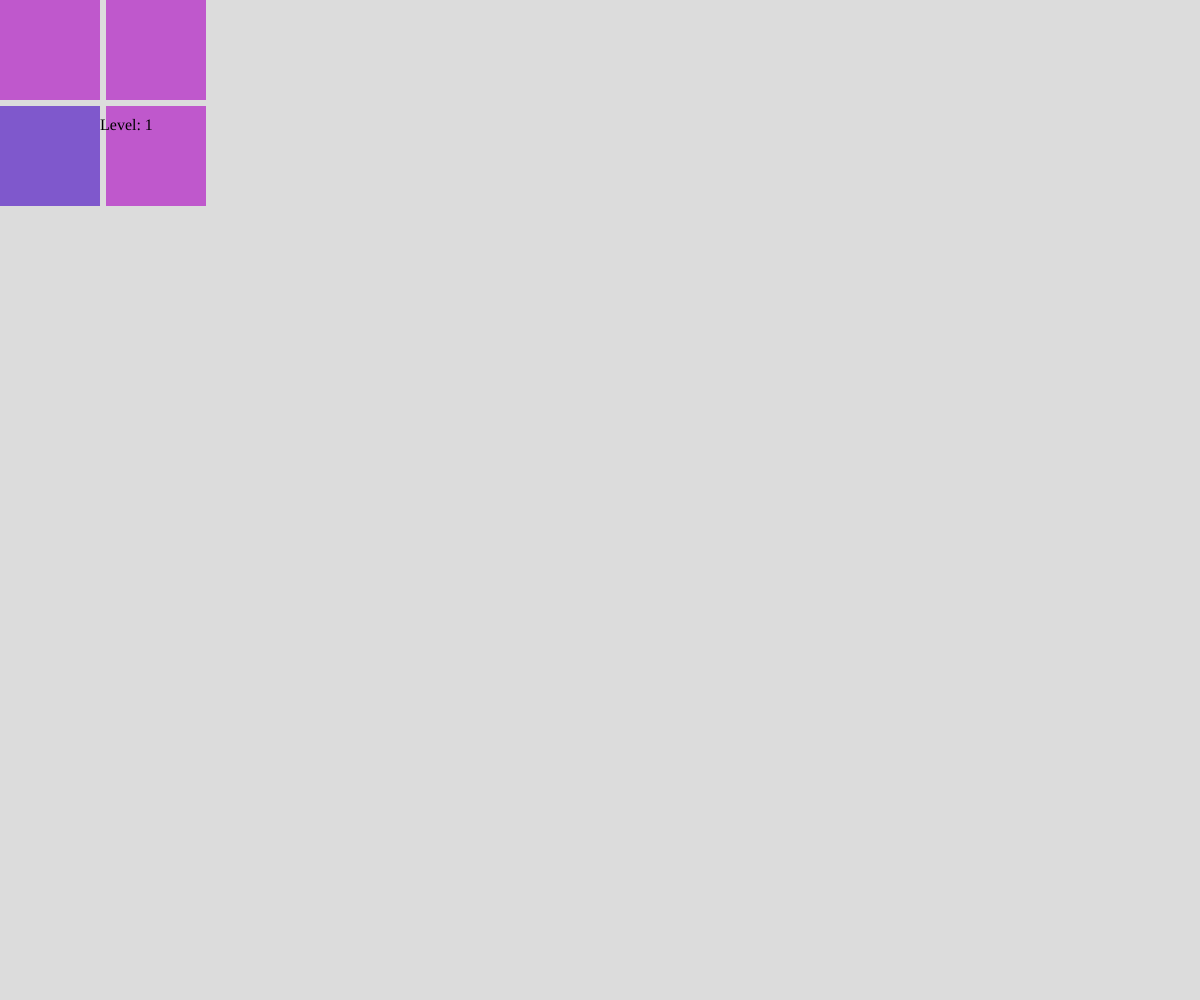
Frame 1 (no input)
Frame 60 (no input): identical to frame 1, image omitted
Frame 120 (the mouse pressed at the canvas centre since frame 60): identical to frame 1, image omitted

The p5.js sketch that drew this single still picture (run headless with seeded random() and noise() and a simulated clock; from frame 60 on, the mouse is pressed at the canvas centre):

// p5.js sketch
// ── sketch.js
// Project Title
// Emma Le
// Date
//
// Extra for Experts:
// used JSON.stringify

const GRID_SIZE = 10;
let grid_level = 2;
let grid;
let cellSize;
let gameOver = false;
const GAP = 6;

let currentColor0 = [];
let currentColor1 = [];
let currentDeltaColor = 64;

let endGame = false;

// [grid_level][currentDeltaColor]
const gameLevels = [
  [2, 64], 
  [2, 62],  
  [3, 54], 
  [3, 51],  
  [4, 48],   
  [4, 45],  
  [5, 40],  
  [5, 37],  
  [6, 32],  
  [6, 29],  
  [7, 20],  
  [7, 15],  
  [8, 10],  
  [8, 5],   
];
               

let currentLevel = 1;




function setup() {
  para1 = createElement('p', "");
  para2 = createElement('p', "");
  para2.position(width,height);
  createCanvas(windowWidth, windowHeight);
  if (height > width){
    cellSize = width/GRID_SIZE;
  }
  else{
    cellSize = height/GRID_SIZE;
  }
  grid = generateGrid(grid_level, grid_level);
  console.log(grid);
  randomColor();
}

function draw() {
  background(220);
  if (gameOver) {
    if (endGame) {
      para1.html("Good job!");
    } 
    else {
      para1.html("Game Over!");
      displayGrid(currentColor0, currentColor1, true);
    }
  } 
  else {
    displayGrid(currentColor0, currentColor1, false);
    para2.html("Level: " + currentLevel)
  }

}

//changing cursor
function mouseMoved(){ 
  let mousePosition = get(mouseX, mouseY);
  //check if the mouse is within the grids
  if (JSON.stringify(mousePosition) === JSON.stringify(currentColor0.levels) || JSON.stringify(mousePosition) === JSON.stringify(currentColor1.levels)){
     cursor(HAND);
     
  }
  else{
     cursor("not-allowed");
     
  }
}

function mousePressed() {
  let y = Math.floor(mouseY/cellSize);
  let x = Math.floor(mouseX/cellSize);

  toggleCell();//current cell
}


function toggleCell() {
  let mouseToClick = get(mouseX, mouseY);
  if (JSON.stringify(mouseToClick) === JSON.stringify(currentColor1.levels)) { //if the mouse is clicked on grid that is element 1
      nextLevel();
  }
  else if (JSON.stringify(mouseToClick) === JSON.stringify(currentColor0.levels)) {//if the mouse is clicked on grid that is element 0
      gameOver = true;
    }
}
console.log(currentColor1.levels)


function nextLevel(){
  currentLevel += 1;
  if (currentLevel < gameLevels.length){
    grid_level = gameLevels[currentLevel - 1][0];
    currentDeltaColor = gameLevels[currentLevel - 1][1];
    randomColor();
    grid = generateGrid(grid_level, grid_level);
  }
  else{
    endGame = true;
    gameOver = true;
  }
}


function randomColor(){
  colorMode(RGB); 
  let r = Math.floor(random()*255);
  let g = Math.floor(random()*255);
  let b = Math.floor(random()*255);

  currentColor0 = color(r,g,b); //set the general color to all the square
  
  let colorTemp = [r,g,b]; 
  let i = Math.floor(random()*3); // random number 0, 1 or 3
  if (colorTemp[i] > currentDeltaColor){ //check which color component [r,g,b] is greater than the general color
    colorTemp[i] -= currentDeltaColor; //slightly lighter
  }
  else{
    colorTemp[i] += currentDeltaColor; //slightly darker
  }
  currentColor1 = color(colorTemp[0],colorTemp[1],colorTemp[2]); //set one square with slightly different color
}



function displayGrid(c0, c1, showTheAnswer){
  colorMode(RGB);
  noStroke();
  for (let y = 0; y < grid_level; y++){
    for (let x = 0; x < grid_level; x++){
      if (grid[y][x] === 0){
        fill(c0);
      }
      else{
        fill(c1);
        if (showTheAnswer){
          strokeWeight(2*GAP);
          stroke(0);
        }
      }
      rect(x * (cellSize + GAP), y * (cellSize + GAP), cellSize, cellSize);
    } 
  }
}


function generateGrid(cols,rows){
  let newArr = [];
  for (let y = 0; y < rows; y ++){
    newArr.push([]); //each row push an array, represent single row in the grid
    for (let x = 0; x < cols; x ++){ //iterates over the columns for the current row
      newArr[y].push(0); //push 0 into each row
    }
  }
  
  // one cell to be 1
  let randomRow = floor(random(rows));
  let randomCol = floor(random(cols));
                        
  newArr[randomRow][randomCol] = 1; 

  return newArr;
}
